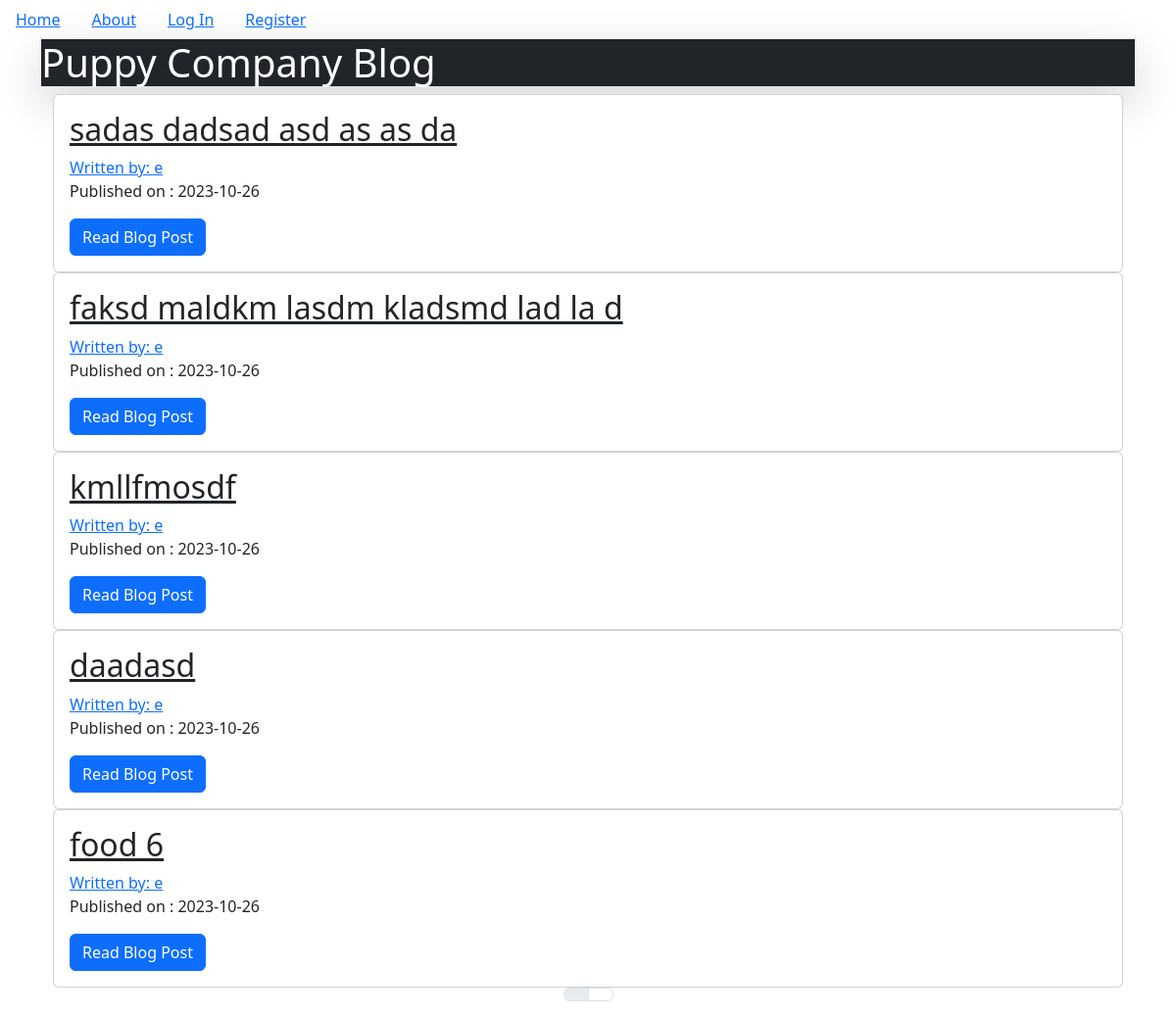
The page / on the database its author committed.
### puppycompanyblog/models.py (models this page shows, shortened)
class BlogPost(db.Model):
    users = db.relationship(User)
    id = db.Column(db.Integer, primary_key=True)
    user_id = db.Column(db.Integer, db.ForeignKey('users.id'), nullable=False)
    date = db.Column(db.DateTime, nullable=False, default=datetime.utcnow)
    title = db.Column(db.String(140), nullable=False)
    text = db.Column(db.Text, nullable=False)

class User(db.Model, UserMixin):
    __tablename__ = 'users'
    id = db.Column(db.Integer, primary_key=True)
    profile_image = db.Column(db.String(64), nullable=False, default='static/default_profile.png') #later on in our static folder we are going to put our "default_profile.png"
    email = db.Column(db.String(64), unique=True, index=True)
    username = db.Column(db.String(64), unique=True, index=True)
    password_hash = db.Column(db.String(128))
    post = db.relationship('BlogPost', backref='author', lazy=True)

### puppycompanyblog/core/views.py (the view)
@core.route('/')
def index():
    page = request.args.get('page', 1, type=int)
    blog_posts = BlogPost.query.order_by(BlogPost.date.desc()).paginate(page=page, per_page=5)
    return render_template('index.html', blog_post=blog_posts)

### puppycompanyblog/templates/index.html
{%extends 'base.html' %}
{% block content%}
    <div class="bg-dark text-white shadow-lg">
        <h1>Puppy Company Blog</h1>
    </div>
    <div class="container">
        {% for post in blog_post.items %}
        <div class="card">
            <div class="card-body">
                <h2><a href="{{url_for('blogpost.view_post', blog_post_id = post.id)}}" class="card-title">{{post.title}}</a></h2>
                <a href="{{url_for('users.user_posts', username = post.author.username)}}">Written by: {{post.author.username}}</a>
                <p>Published on : {{post.date.strftime('%Y-%m-%d')}}</p>
                <a class="btn btn-primary" href="{{url_for('blogpost.view_post', blog_post_id = post.id)}}">Read Blog Post</a>
            </div>
        </div>
        {% endfor %}
    </div>
    <nav aria-label="Page Navigation example">
        <ul class="pagination justify-content-center">
            {% for page_num in blog_post.iter_pages(left_edge=1, right_edge=1, right_current=2, left_current=1) %}
                {% if blog_post.page == page_num %}
                    <li class="page-item disabled">
                        <a class="page-link" href="{{url_for('core.index', page=page_num)}}"></a>
                    </li>
                {% else %}
                <li class="page-item">
                    <a class="page-link" href="{{url_for('core.index', page=page_num)}}"></a>
                </li>
                {% endif %}
            {%endfor%}
        </ul>
    </nav>
{% endblock %}

### puppycompanyblog/templates/base.html (shortened to what this page needs)
<!DOCTYPE html>
<html lang="en">
<head>
    <link href="https://cdn.jsdelivr.net/npm/bootstrap@5.3.2/dist/css/bootstrap.min.css" rel="stylesheet">
</head>
<body>
    <ul class="nav">
        <li  class="nav-link">
            <a href="{{url_for('core.index')}}">Home</a>
        </li>
        <li  class="nav-link">
            <a href="{{url_for('core.info')}}">About</a>
        </li>
        {% if current_user.is_authenticated %}
        <li  class="nav-link">
            <a href="{{url_for('users.logout')}}">Log out</a>
        </li>
        <li  class="nav-link">
            <a href="{{url_for('users.account')}}">Account</a>
        </li>
        <li  class="nav-link">
            <a href="{{url_for('blogpost.create_post')}}">Create Post</a>
        </li>
        {% else %}
        <li  class="nav-link">
            <a href="{{url_for('users.login')}}">Log In</a>
        </li>
        <li class="nav-link">
            <a href="{{url_for('users.register')}}">Register</a>
        </li>
        {% endif%}
    </ul>
<div class="container">
    {% block content%}
    {% endblock %}
</div>
</body>
</html>

### rows shown on the page
BlogPost: title "sadas dadsad asd as as da", author.username "e", date "2023-10-26"
BlogPost: title "faksd maldkm lasdm kladsmd lad la d", author.username "e", date "2023-10-26"
BlogPost: title "kmllfmosdf", author.username "e", date "2023-10-26"
BlogPost: title "daadasd", author.username "e", date "2023-10-26"
BlogPost: title "food 6", author.username "e", date "2023-10-26"
